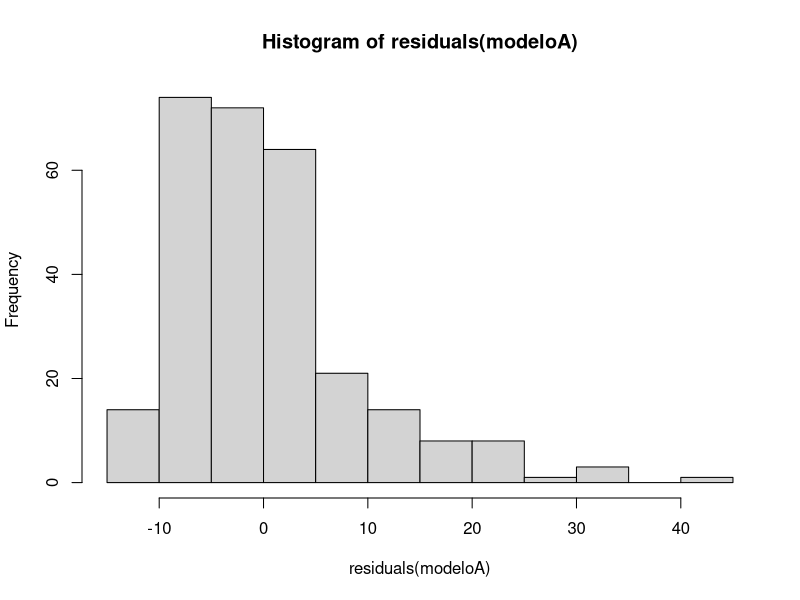
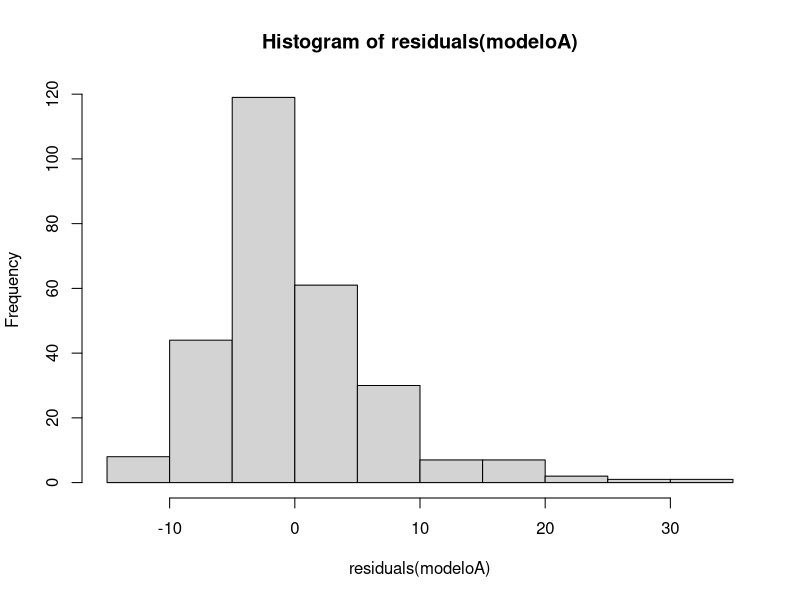

These charts were generated, in order, by the following R code:
## ---- chunk 1
library(haven)
library(dplyr)
library(tidyr)
## ---- chunk 2
sadism <- read_sav("sadism.sav")
## ---- chunk 3
glimpse(sadism)
## ---- chunk 4
sadism <- zap_labels(sadism)
## ---- chunk 5
glimpse(sadism)
## ---- chunk 6
items <- select(sadism, sr1:sr34)
## ---- chunk 7
items <- drop_na(items)
## ---- chunk 8
totals <- transmute(items,
                boredom = rowSums(across(sr1:sr8)),
                sadism = rowSums(across(sr9:sr24)),
                bullying = rowSums(across(sr25:sr34)))
## ---- chunk 9
modeloC <- lm(sadism ~ 1, data = totals)
## ---- chunk 10
modeloA <- lm(sadism ~ 1 + boredom, data = totals)
## ---- chunk 11
PRE <- 1 - sum(residuals(modeloA)^2)/sum(residuals(modeloC)^2)
PRE
## ---- chunk 12
hist(residuals(modeloA))
## ---- chunk 13
modeloA <- lm(sadism ~ 1 + boredom + bullying, data = totals)
## ---- chunk 14
PRE <- 1 - sum(residuals(modeloA)^2)/sum(residuals(modeloC)^2)
PRE
## ---- chunk 15
hist(residuals(modeloA))
## ---- chunk 16
coef(modeloA)
